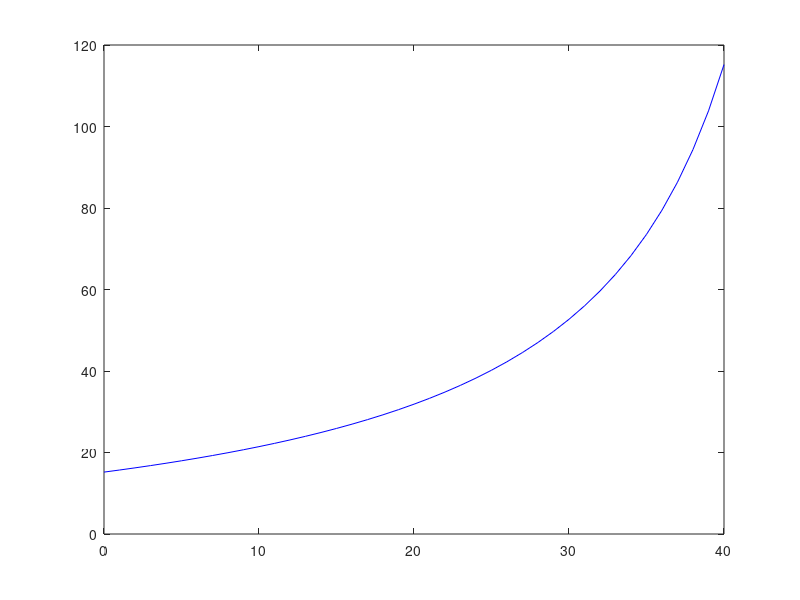

MATLAB code for this plot: (Note: this script raises an error after producing the figure.)
% Name: Andrew Pang
% Date: 3 MAY 2019  
% Task 3 : Rockets again!
clear all; close all; clc;

%inputs
T = 50000;
m0 = 2000;
r = 0.8;
g = 9.81;
b = 40;

%calculate t and find vector mt 
t = 0:40;
mt = m0 * ( 1 - (r*t)/b);
%create function accel
accel = @(mt) (T - mt*g)./(mt);

%plots the graph of accel agaisnt time
plot(t,accel(mt),'b-');

%finds the minimum and maximum values of m(t)
a = mt(1);
b = mt(41);

%calls the comp_trap, comp_simp13 and MATLAB's own integration function
vt_trap = comp_trap(accel,a,b,99)
vt_simp = comp_simp13(accel,a,b,99)
vt_matl = integral(accel,a,b)






